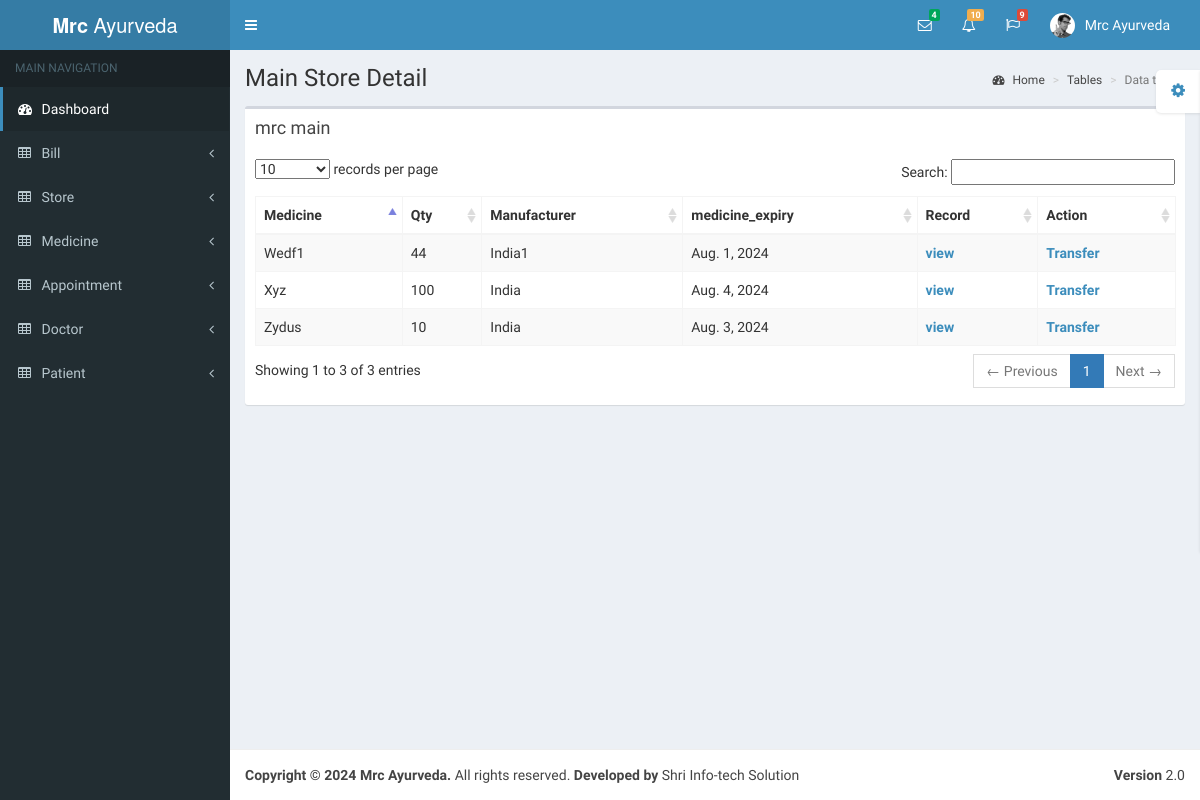
The page /store/main_store/ on the database as committed earlier.
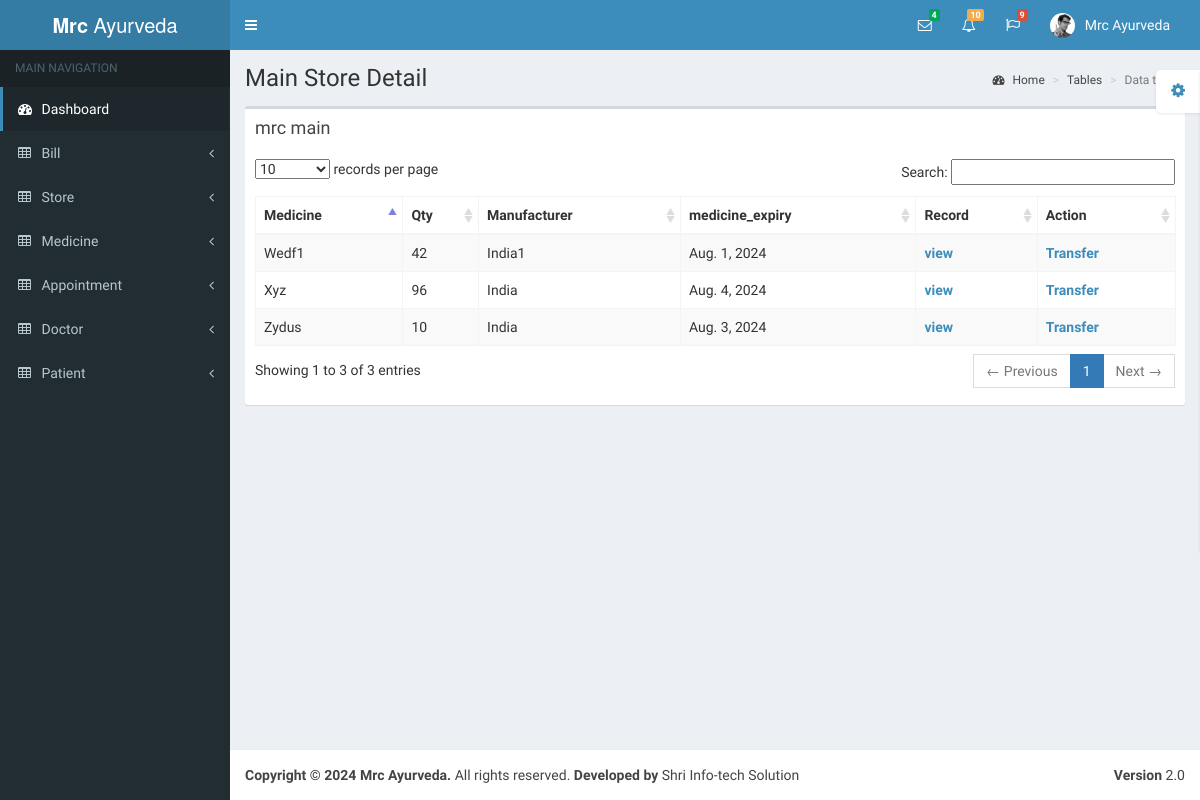
The same page on the database as committed later.
### store/models.py (models this page shows, shortened)
class MedicineStore(models.Model):
    from_store = models.ForeignKey(Store, related_name='Medicine_from_store', on_delete=models.PROTECT)
    to_store = models.ForeignKey(Store, related_name='Medicine_to_store', on_delete=models.PROTECT)
    medicine = models.ForeignKey(Medicine, on_delete=models.PROTECT)
    qty = models.IntegerField(null=True)
    created_at = models.DateTimeField(auto_now_add=True)
    updated_at = models.DateTimeField(auto_now=True, null=True, blank=True)
    class Meta:
        db_table = 'medicine_store'

### medicine/models.py (models this page shows)
class Medicine(models.Model):
    medicine_name = models.CharField(max_length=500, null=True)
    medicine_price = models.IntegerField(null=True)
    medicine_manufacturer = models.CharField(max_length=500, null=True)
    medicine_expiry = models.DateField(null=True)
    created_at = models.DateTimeField(auto_now_add=True)
    updated_at = models.DateTimeField(auto_now=True, null=True, blank=True)
    def __str__(self):
        return self.medicine_name
    class Meta:
        db_table = 'medicine'

### store/views.py (the view)
# urls.py: path('main_store/', views.main_store, name='main_store'),
def main_store(request):
    store = Store.objects.filter(type='MAIN')
    if store:
        main_store_id = store[0].id
        store_name = store[0].user.username
        medicine = MedicineStore.objects.filter(to_store_id=main_store_id)
    else:
        medicine = []
        store_name = 'Please create main store.'
    context = {
        'store_name': store_name,
        'medicine': medicine
    }
    return render(request, 'main_store_detail.html', context)

### store/templates/main_store_detail.html (shortened to what this page needs)
{% extends 'base.html' %}
{% block content %}
<div class="wrapper">
    <div class="content-wrapper">
        <section class="content-header">
            <h1>
                Main Store Detail
            </h1>
            <ol class="breadcrumb">
                <li><a href="/"><i class="fa fa-dashboard"></i> Home</a></li>
                <li><a href="/">Tables</a></li>
                <li class="active">Data tables</li>
            </ol>
        </section>
        <section class="content">
            <div class="row">
                <div class="col-xs-12">
                    <div class="box">
                        <div class="box-header">
                            <h3 class="box-title">{{store_name}}</h3>
                        </div>
                        <div class="box-body">
                            <table id="example1" class="table table-bordered table-striped">
                                <thead>
                                <tr>
                                    <th>Medicine</th>
                                    <th>Qty</th>
                                    <th>Manufacturer</th>
                                    <th>medicine_expiry</th>
                                    <th>Record</th>
                                    <th>Action</th>
                                </tr>
                                </thead>
                                <tbody>
                                {% for i in medicine %}
                                <tr>
                                    <td>{{i.medicine|title}}</td>
                                    <td>{{i.qty}}</td>
                                    <td>{{i.medicine.medicine_manufacturer|title}}</td>
                                    <td>{{i.medicine.medicine_expiry}}</td>
                                    <td><a href="/medicine/view_main_medicine/{{i.id}}/"><b>view</b></a></td>
                                    <td><a href="/store/transfer_new_main_store_medicine_detail/{{i.id}}/"><b>Transfer</b></a></td>
                                </tr>
                                {% endfor %}
                                </tbody>
                            </table>
                        </div>
                    </div>
                </div>
            </div>
        </section>
    </div>
</div>
{% endblock content %}

Rows that differ between the two databases and show on the page:
changed MedicineStore "Xyz": qty "100" → "96"
changed MedicineStore "Wedf1": qty "44" → "42"
